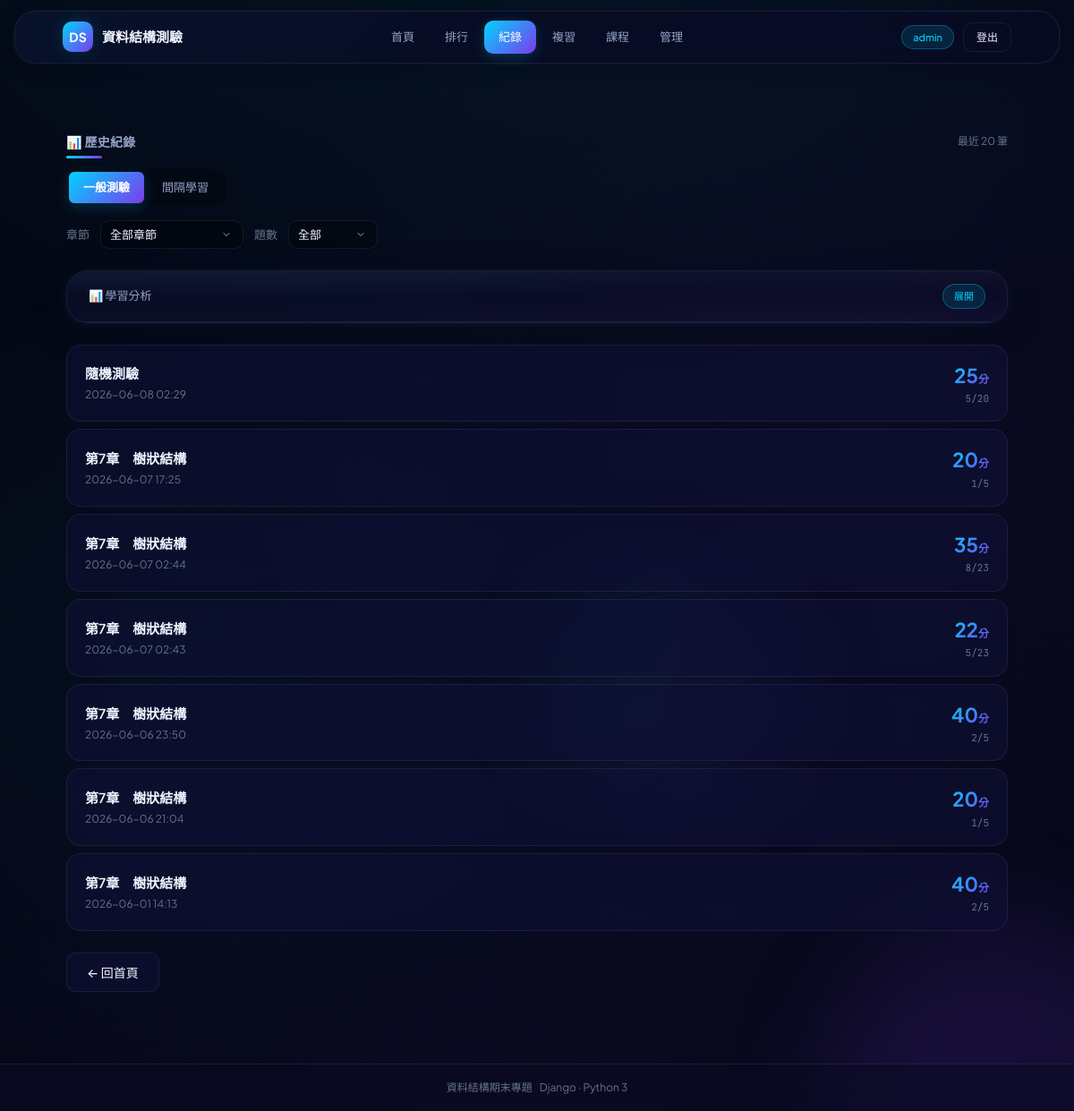
Page /quiz-records/ (signed in) on the committed database.
### quiz_app/models.py (models this page shows, shortened)
class User(AbstractUser):
    nickname = models.CharField(max_length=50, blank=True, verbose_name='暱稱')
    student_class = models.CharField(max_length=50, blank=True, null=True, verbose_name='班級')
    is_teacher = models.BooleanField(default=False, verbose_name='教師身分')
    class Meta:
        verbose_name = '使用者'
        verbose_name_plural = '使用者'

class QuizRecord(models.Model):
    user = models.ForeignKey(User, on_delete=models.CASCADE, null=True, blank=True, verbose_name='使用者')
    chapter = models.CharField(max_length=50, verbose_name='章節')
    total_questions = models.IntegerField(verbose_name='總題數')
    correct_count = models.IntegerField(verbose_name='答對題數')
    score = models.FloatField(verbose_name='分數')
    time_spent = models.IntegerField(verbose_name='耗時(秒)', default=0)
    is_sr = models.BooleanField(default=False, verbose_name='間隔學習法')
    created_at = models.DateTimeField(auto_now_add=True, verbose_name='作答時間')
    class Meta:
        verbose_name = '作答記錄'
        verbose_name_plural = '作答記錄'
        ordering = ['-created_at']

### quiz_app/views.py (the view)
# urls.py: path('quiz-records/', views.quiz_records, name='quiz_records'),
def quiz_records(request):
    if not request.user.is_authenticated:
        return redirect('login')
    mode = request.GET.get('mode', 'general')
    chapter = request.GET.get('chapter', '')
    q_count = request.GET.get('count', '')
    qs = QuizRecord.objects.filter(user=request.user)
    if mode == 'sr':
        qs = qs.filter(is_sr=True)
    else:
        qs = qs.filter(is_sr=False)
    if chapter:
        qs = qs.filter(chapter=chapter)
    if q_count:
        try:
            qs = qs.filter(total_questions=int(q_count))
        except ValueError:
            pass
    records = qs.order_by('-created_at')[:20]
    chapters_list = sorted(set(
        QuizRecord.objects.values_list('chapter', flat=True)
    ), key=_chapter_sort_key)
    return render(request, 'quiz_app/quiz_records.html', {
        'records': records,
        'mode': mode,
        'chapters': chapters_list,
        'selected_chapter': chapter,
        'selected_count': q_count,
    })

### quiz_app/views.py (called while the page is built)
def _chapter_sort_key(ch):
    m = re.search(r'第(\d+)章', ch)
    return int(m.group(1)) if m else 0

### quiz_app/templates/quiz_app/quiz_records.html (shortened to what this page needs)
<!DOCTYPE html>
<html lang="zh-Hant">
<head>
  {% load static %}
  <link rel="stylesheet" href="{% static 'quiz_app/css/style.css' %}"/>
</head>
<body>
  <div class="stars">
  </div>
  <div class="floating-orb"></div>
  <div class="floating-orb"></div>
<div class="app">
  <header class="header">
    <div class="header-inner">
      <a class="brand" href="{% url 'home' %}">
        <span class="brand-icon">DS</span>
        <span>資料結構測驗</span>
      </a>
      <nav class="nav" id="main-nav">
        <a class="nav-link" href="{% url 'home' %}">首頁</a>
        <a class="nav-link" href="{% url 'leaderboard' %}">排行</a>
        <a class="nav-link active" href="{% url 'quiz_records' %}">紀錄</a>
        <a class="nav-link" href="{% url 'wrong_answers' %}">複習</a>
        {% if user.is_authenticated and user.is_teacher %}
        <a class="nav-link" href="{% url 'classroom_list' %}">課程</a>
        {% elif user.is_authenticated %}
        <a class="nav-link" href="{% url 'classroom_my' %}">課程</a>
        {% endif %}
        {% if user.is_staff %}
        <a class="nav-link" href="{% url 'admin_panel' %}">管理</a>
        {% endif %}
      </nav>
      <div class="header-meta">
        {% if user.is_authenticated %}
          <span class="tag tag-cyan" id="user-tag" onclick="openProfileModal()" style="cursor:pointer;" data-nickname="{{ user.nickname|default:'' }}" data-email="{{ user.email|default:'' }}" data-student-class="{{ user.student_class|default:'' }}">{{ user.nickname|default:user.username }}</span>
          <a href="{% url 'logout' %}" class="btn btn-sm btn-ghost">登出</a>
        {% endif %}
      </div>
    </div>
  </header>
  <main>
    <div class="container">
      <div class="section-head">
        <h3 class="section-title">📊 歷史紀錄</h3>
        <span class="section-meta">最近 20 筆</span>
      </div>
      <div class="seg" style="margin-bottom:16px;">
        <a href="{% url 'quiz_records' %}?mode=general" class="{% if mode == 'general' %}active{% endif %}">一般測驗</a>
        <a href="{% url 'quiz_records' %}?mode=sr{% if selected_chapter %}&chapter={{ selected_chapter }}{% endif %}{% if selected_count %}&count={{ selected_count }}{% endif %}" class="{% if mode == 'sr' %}active{% endif %}">間隔學習</a>
      </div>
      <form method="get" action="{% url 'quiz_records' %}" style="display:flex;gap:12px;align-items:center;margin-bottom:24px;flex-wrap:wrap;">
        <label class="dim" style="font-size:13px;">章節</label>
        <select class="input input-sm" name="chapter" onchange="this.form.submit()" style="width:auto;min-width:160px;">
          <option value="">全部章節</option>
        </select>
        <label class="dim" style="font-size:13px;">題數</label>
        <select class="input input-sm" name="count" onchange="this.form.submit()" style="width:auto;min-width:100px;">
          <option value="">全部</option>
        </select>
      </form>
      <div class="panel" style="margin-bottom:24px;">
        <div class="panel-header" onclick="toggleCharts()" style="cursor:pointer;">
          <span>📊 學習分析</span>
          <span class="tag tag-cyan" id="chart-toggle-label">展開</span>
        </div>
      </div>
      {% if records %}
      <div class="record-list">
        {% for record in records %}
        <div class="record-row">
          <div class="record-info">
            <div class="record-chapter">{{ record.chapter }}</div>
            <div class="record-time">{{ record.created_at|date:"Y-m-d H:i" }}</div>
          </div>
          <div style="text-align:right;">
            <div class="record-score">{{ record.score|floatformat:0 }}<span style="font-size:12px;color:var(--text-dim);">分</span></div>
            <div class="mono dim" style="font-size:11px;">{{ record.correct_count }}/{{ record.total_questions }}</div>
          </div>
        </div>
        {% endfor %}
      </div>
      {% else %}
      <div class="empty">
        <div>暫無測驗紀錄</div>
        <div style="margin-top:8px;color:var(--text-faint);">選擇一個章節開始測驗吧！</div>
      </div>
      {% endif %}
      <div style="margin-top:24px;">
        <a class="btn" href="{% url 'home' %}">← 回首頁</a>
      </div>
    </div>
  </main>
  <footer class="app-footer">
    <div class="container footer-inner" style="padding:0;">
      <div class="dim" style="font-size:12px">資料結構期末專題</div>
      <div class="dim" style="font-size:12px">Django · Python 3</div>
    </div>
  </footer>
</div>
</body>
</html>

### rows in the picture
User: nickname "admin"
QuizRecord: chapter "隨機測驗", created_at "2026-06-08 02:29", score "25", correct_count "5", total_questions "20"
QuizRecord: chapter "第7章 樹狀結構", created_at "2026-06-07 17:25", score "20", correct_count "1", total_questions "5"
QuizRecord: chapter "第7章 樹狀結構", created_at "2026-06-07 02:44", score "35", correct_count "8", total_questions "23"
QuizRecord: chapter "第7章 樹狀結構", created_at "2026-06-07 02:43", score "22", correct_count "5", total_questions "23"
QuizRecord: chapter "第7章 樹狀結構", created_at "2026-06-06 23:50", score "40", correct_count "2", total_questions "5"
QuizRecord: chapter "第7章 樹狀結構", created_at "2026-06-06 21:04", score "20", correct_count "1", total_questions "5"
QuizRecord: chapter "第7章 樹狀結構", created_at "2026-06-01 14:13", score "40", correct_count "2", total_questions "5"
